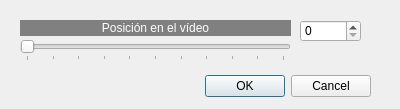
<?xml version="1.0" encoding="UTF-8"?>
<ui version="4.0">
 <class>Capturardevideo</class>
 <widget class="QDialog" name="Capturardevideo">
  <property name="geometry">
   <rect>
    <x>0</x>
    <y>0</y>
    <width>400</width>
    <height>109</height>
   </rect>
  </property>
  <property name="windowTitle">
   <string>Dialog</string>
  </property>
  <widget class="QDialogButtonBox" name="buttonBox">
   <property name="geometry">
    <rect>
     <x>30</x>
     <y>70</y>
     <width>341</width>
     <height>32</height>
    </rect>
   </property>
   <property name="orientation">
    <enum>Qt::Horizontal</enum>
   </property>
   <property name="standardButtons">
    <set>QDialogButtonBox::Cancel|QDialogButtonBox::Ok</set>
   </property>
  </widget>
  <widget class="QLabel" name="label">
   <property name="geometry">
    <rect>
     <x>20</x>
     <y>20</y>
     <width>271</width>
     <height>16</height>
    </rect>
   </property>
   <property name="styleSheet">
    <string notr="true">background-color: rgb(128, 128, 128);
color: rgb(255, 255, 255);</string>
   </property>
   <property name="text">
    <string>Posición en el vídeo</string>
   </property>
   <property name="alignment">
    <set>Qt::AlignCenter</set>
   </property>
  </widget>
  <widget class="QSpinBox" name="spinBox">
   <property name="geometry">
    <rect>
     <x>300</x>
     <y>20</y>
     <width>61</width>
     <height>22</height>
    </rect>
   </property>
   <property name="minimum">
    <number>0</number>
   </property>
   <property name="maximum">
    <number>100</number>
   </property>
   <property name="value">
    <number>0</number>
   </property>
  </widget>
  <widget class="QSlider" name="horizontalSlider">
   <property name="geometry">
    <rect>
     <x>20</x>
     <y>40</y>
     <width>271</width>
     <height>21</height>
    </rect>
   </property>
   <property name="minimum">
    <number>0</number>
   </property>
   <property name="maximum">
    <number>100</number>
   </property>
   <property name="pageStep">
    <number>16</number>
   </property>
   <property name="value">
    <number>0</number>
   </property>
   <property name="orientation">
    <enum>Qt::Horizontal</enum>
   </property>
   <property name="tickPosition">
    <enum>QSlider::TicksBelow</enum>
   </property>
   <property name="tickInterval">
    <number>10</number>
   </property>
  </widget>
 </widget>
 <resources/>
 <connections>
  <connection>
   <sender>buttonBox</sender>
   <signal>accepted()</signal>
   <receiver>Capturardevideo</receiver>
   <slot>accept()</slot>
   <hints>
    <hint type="sourcelabel">
     <x>248</x>
     <y>254</y>
    </hint>
    <hint type="destinationlabel">
     <x>157</x>
     <y>274</y>
    </hint>
   </hints>
  </connection>
  <connection>
   <sender>buttonBox</sender>
   <signal>rejected()</signal>
   <receiver>Capturardevideo</receiver>
   <slot>reject()</slot>
   <hints>
    <hint type="sourcelabel">
     <x>316</x>
     <y>260</y>
    </hint>
    <hint type="destinationlabel">
     <x>286</x>
     <y>274</y>
    </hint>
   </hints>
  </connection>
 </connections>
</ui>
